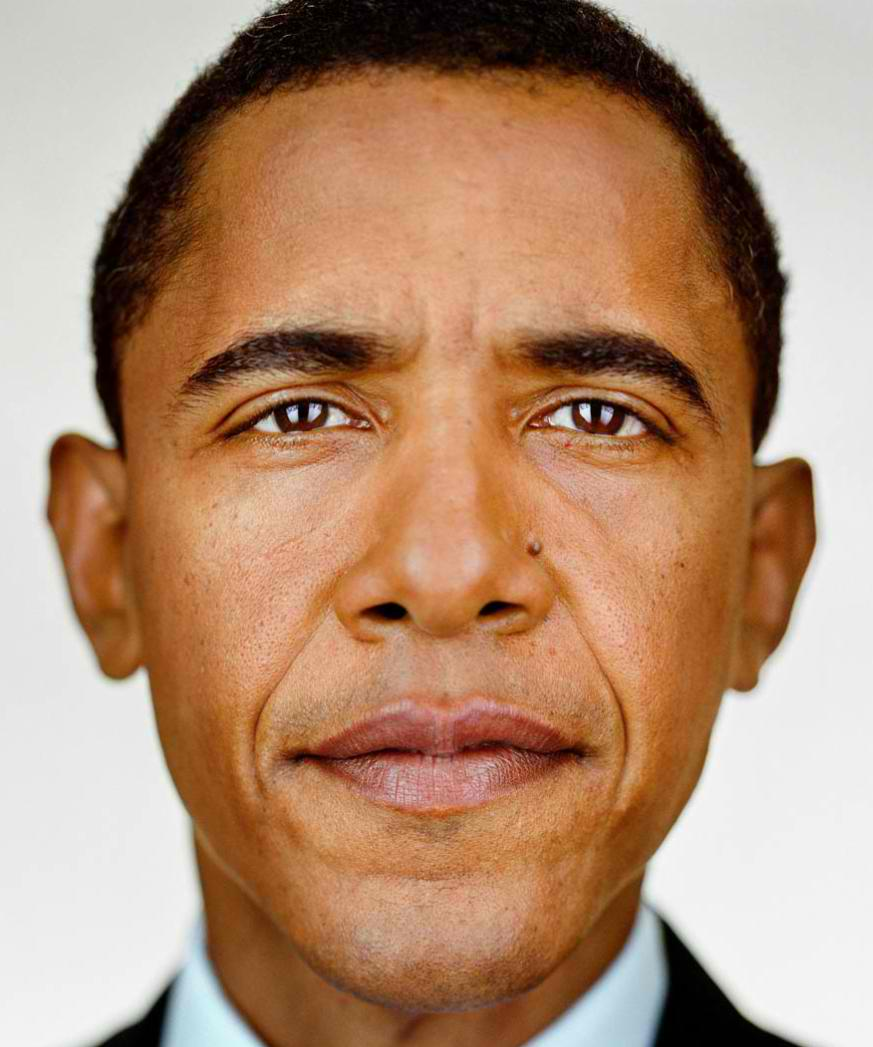
%> input picture images/01.jpg, 873 x 1047 px; its folder holds 3 pictures in this run
$ octave lab3.m   (GNU Octave 9; MATLAB toolbox functions it lacks are replaced by stand-ins)
%> lines starting %> are read from the running program, lines starting %| are printed output that depends on the picture
### loadFiles.m
%READ IN THE IMAGES
%----------------------------------------------
% http://matlab.wikia.com/wiki/FAQ#How_can_I_process_a_sequence_of_files.3F
% Specify the folder where the files live.
myFolder = '.\images';
% Check to make sure that folder actually exists.  Warn user if it doesn't.
if ~isdir(myFolder)
  errorMessage = sprintf('Error: The following folder does not exist:\n%s', myFolder);
  uiwait(warndlg(errorMessage));
  return;
end
% Get a list of all files in the folder with the desired file name pattern.
filePattern = fullfile(myFolder, '*.jpg'); % Change to whatever pattern you need.
theFiles = dir(filePattern);
imageArray = size(12);
for k = 1 : length(theFiles)
  baseFileName = theFiles(k).name;
  fullFileName = fullfile(myFolder, baseFileName);
  fprintf(1, 'Now reading %s\n', fullFileName);
  % Now do whatever you want with this file name,
  % such as reading it in as an image array with imread()
  imageArray = imread(fullFileName);
%> imageArray is the input picture: size 1047x873x3 uint8; mean R, G, B 179.4, 142.9, 116.5
  images{k} = imageArray;
  %imshow(imageArray);  % Display image.
end

%Clear all variables except the cell array with images
clearvars -except images

### grayWorld.m
function white_balanced = GrayWorld( im )
% White balance the images
%  Should be used if the images is suppose to be average gray

% Convert to double
d_im = im2double(im);

% Average value for red, greed and blue
avgR = mean(mean(d_im(:,:,1)));
avgG = mean(mean(d_im(:,:,2)));
avgB = mean(mean(d_im(:,:,3)));

% Average gray value
avgGrey = (avgR + avgG + avgB)/3;

% Adjustiment factors
aR = avgGrey/avgR;
aG = avgGrey/avgG;
aB = avgGrey/avgB;

[x, y, ~] = size(im);

% Adjustiment the channels
for i=1:x
    for j=1:y
        d_im(i, j, 1) = d_im(i, j, 1)*aR;
        d_im(i, j, 2) = d_im(i, j, 2)*aG;
        d_im(i, j, 3) = d_im(i, j, 3)*aB;
    end
end

% Values over 1 get thresholded to max value of double (1)
d_im( d_im(:) > 1 ) = 1;

% Output
white_balanced = d_im;

end

### colorCont.m
function colCont = colorCont( imIn )
%COLORDIST Check the color distribution in the image
%Normalize?

%Split into RGB Channels
red = imIn(:,:,1);
green = imIn(:,:,2);
blue = imIn(:,:,3);

%Get histValues for each channel
[yRed, x] = imhist(red);
[yGreen, x] = imhist(green);
[yBlue, x] = imhist(blue);

redSum = 0;
greenSum = 0;
blueSum = 0;

%Calculate the sum of the RGB intensity
%for the whole image
for k=1:256
   redSum = redSum + (yRed(k) * k);
   greenSum = greenSum + (yGreen(k) * k);
   blueSum = blueSum + (yBlue(k) * k);
end

colCont = [redSum, greenSum, blueSum];

end

### main.m
function [ resultVec, imagesFeature ] = main(images, compImage)
%> the loop in main, `for k = 1:numel(images)` made 1 pass
%| 1
%> pass 1, in GrayWorld, `white_balanced = d_im;`:
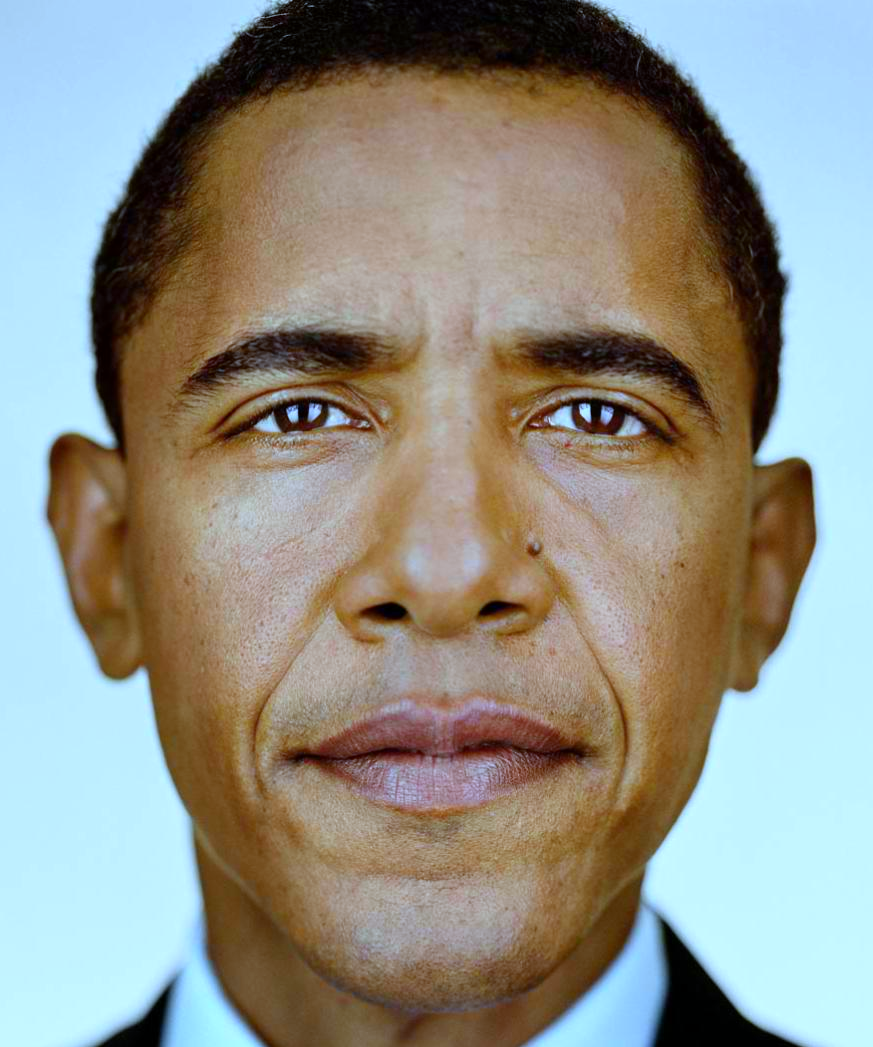
%> white_balanced: size 1047x873x3 double; mean R, G, B 0.574, 0.574, 0.537
%> pass 1, in colorCont, `red = imIn(:,:,1);`:
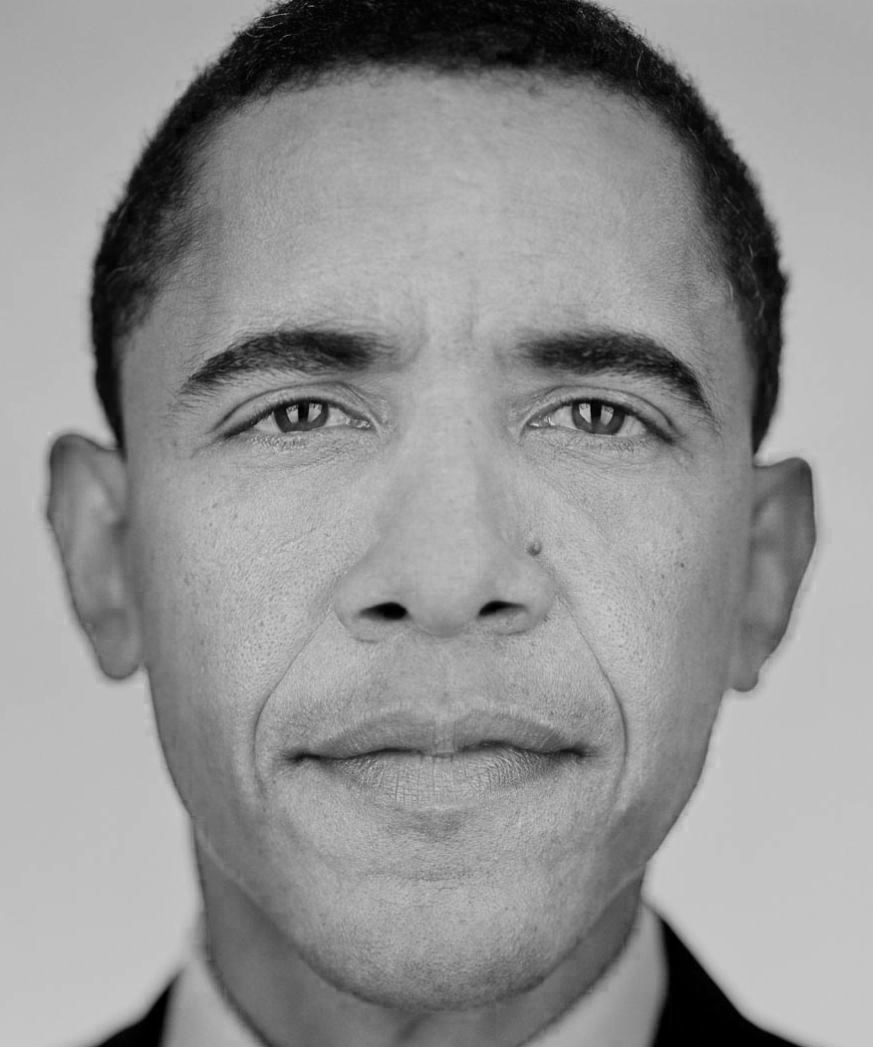
%> red: size 1047x873 double; min 0, max 0.815, mean 0.574
%> pass 1, in colorCont, `green = imIn(:,:,2);`:
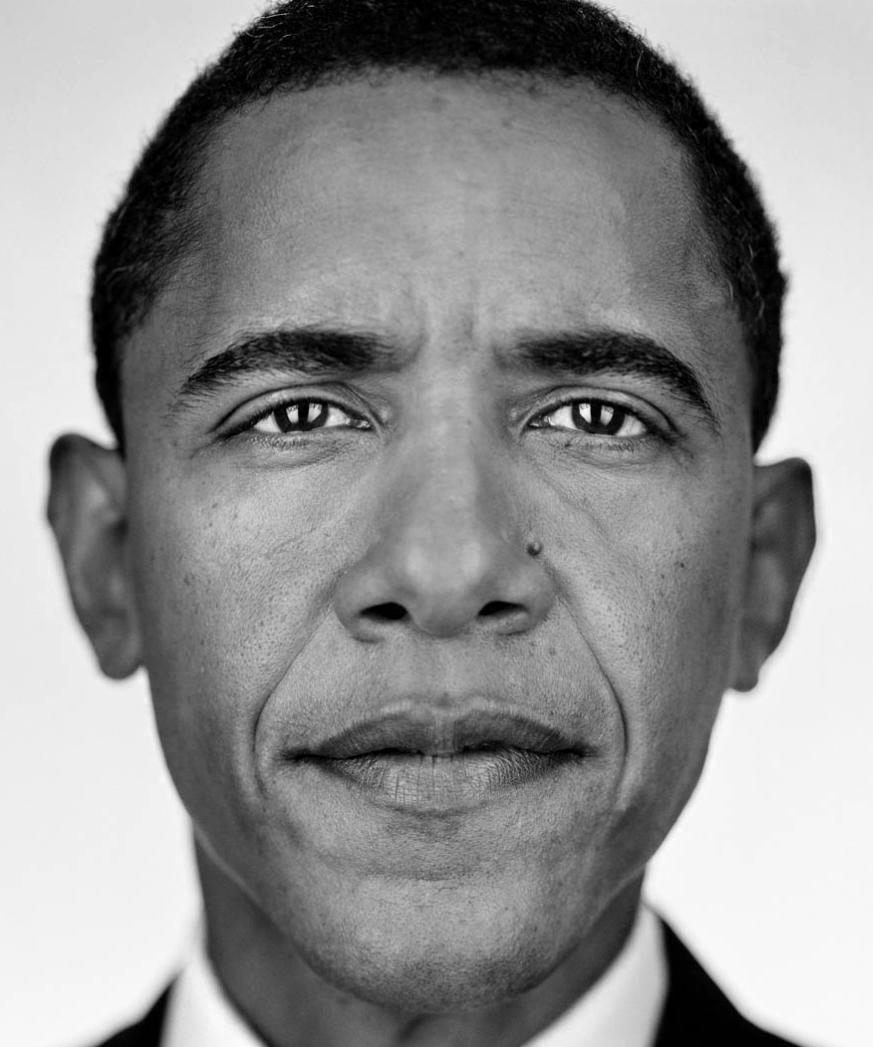
%> green: size 1047x873 double; min 0, max 1, mean 0.574
%MAIN function the runs through lab3.m

disp('Loop through all the images')
for k = 1:numel(images)

    %Current image
    disp(k)
    image = images{k};

    %Color balance with gray world
    image = grayWorld(image);

    % 1: Check total color distribution
    colCont = colorCont(image);
    imageFeature(1) = colCont(1); %Amount of Red
    imageFeature(2) = colCont(2); %Amount of Green
    imageFeature(3) = colCont(3); %Amount of Blue

    % 3: Check illumination for whole image
    colIlluWhole = colorIlluWhole(image);
    imageFeature(4) = colIlluWhole; %Illumination whole image

    % 4: Check illumination in four regions
    colIllu = colorIllu(image);
    imageFeature(5) = colIllu{1}; %Illumination area 1
    imageFeature(6) = colIllu{2}; %Illumination area 2
    imageFeature(7) = colIllu{3}; %Illumination area 3
    imageFeature(8) = colIllu{4}; %Illumination area 4

    % 5: Check aspect ration of image
    % Not used in res as of now
    imgRatio = imageRatio(image);
    imageFeature(9) = imgRatio; %Aspect ratio

    % 6: Check face
    imageFeature(10) = findFace(image);

    % 7: Check color distribution in four regions
    % using saturation
    colDist = colorDist(image);
%> the run ends on the next line
    imageFeature(11) = colDist{1}; %Area 1
    imageFeature(12) = colDist{2}; %Area 2
    imageFeature(13) = colDist{3}; %Area 3
    imageFeature(14) = colDist{4}; %Area 4

    % 8: Check edges
    %edgeImg = edgeDetec(image);
    %imageFeature{4} = edgeImg;

    %Weight


    %Save the features for this image
    imagesFeature{k} = imageFeature;

end

%Image to be compared
im = imagesFeature{compImage};

disp('Euclidian distance')
for h=1:12
    resultVec(h) = norm(im - imagesFeature{h});
end

end

### colorIlluWhole.m
function [ imOut ] = colorIlluWhole( imIn )
%COLORILLUWHOLE Check the illumination distribution in the image
% Must be a gray image.

%Convert to gray image
imIn = rgb2gray(imIn);

yIllu = imhist(imIn);

illuSum = 0;

%Calculate the sum of the RGB intensity
%for the whole image
for k=1:256
   illuSum = illuSum + (yIllu(k) * k);
end

imOut = illuSum;
end

### colorIllu.m
function [ colorIllu ] = colorIllu( imIn )
%COLORILLU Check distribution of illumination

%Convert to gray image
%imIn = rgb2gray(imIn);

%Check the illumination distribution in a certain area.
[x,y,z] = size(imIn);

area1 = imcrop(imIn, [0 0 x/2 y/2]);
area2 = imcrop(imIn, [x/2 0 x y/2]);
area3 = imcrop(imIn, [0 y/2 x/2 y]);
area4 = imcrop(imIn, [x/2 y/2 x y]);

%Check the image
area1ColorDist = colorIlluWhole(area1);
area2ColorDist = colorIlluWhole(area2);
area3ColorDist = colorIlluWhole(area3);
area4ColorDist = colorIlluWhole(area4);

colorIllu = {area1ColorDist area2ColorDist ...
    area3ColorDist area4ColorDist};

end

### imageRatio.m
function [ imOut ] = imageRatio( imIn )
%IMAGERATIO check image aspect ratio

m = size(imIn,1);
n = size(imIn,2);

AR = n/m;

imOut = AR;
end

### findFace.m
function valueOut = findFace( im )
%Detect the face in the image
%   Viola-Jones algorthm is used

FDetect = vision.CascadeObjectDetector;

%Returns Bounding Box values based on number of objects
BB = step(FDetect,im);

%Returns 1 if true else 0
valueOut = isempty(BB);

end

### colorDist.m
function [ imOut ] = colorDist( imIn )
%COLORDIST Check the color distribution around
% several points
%Normalize?

%Check the color distribution in a certain area.
[x,y,z] = size(imIn);

area1 = imcrop(imIn, [0 0 x/2 y/2]);
area2 = imcrop(imIn, [x/2 0 x y/2]);
area3 = imcrop(imIn, [0 y/2 x/2 y]);
area4 = imcrop(imIn, [x/2 y/2 x y]);

%Check the image
area1ColorDist = colorCont(area1);
area2ColorDist = colorCont(area2);
area3ColorDist = colorCont(area3);
area4ColorDist = colorCont(area4);

imOut = {area1ColorDist area2ColorDist ...
    area3ColorDist area4ColorDist};

end

### lab3.m
% Lab 3
% Create a feature vector and compare the images.

%Read all files and store them in a cell
loadFiles;

% First argument image in database
% Second argument image to compare
[result, imFeat] = main(images,4);
